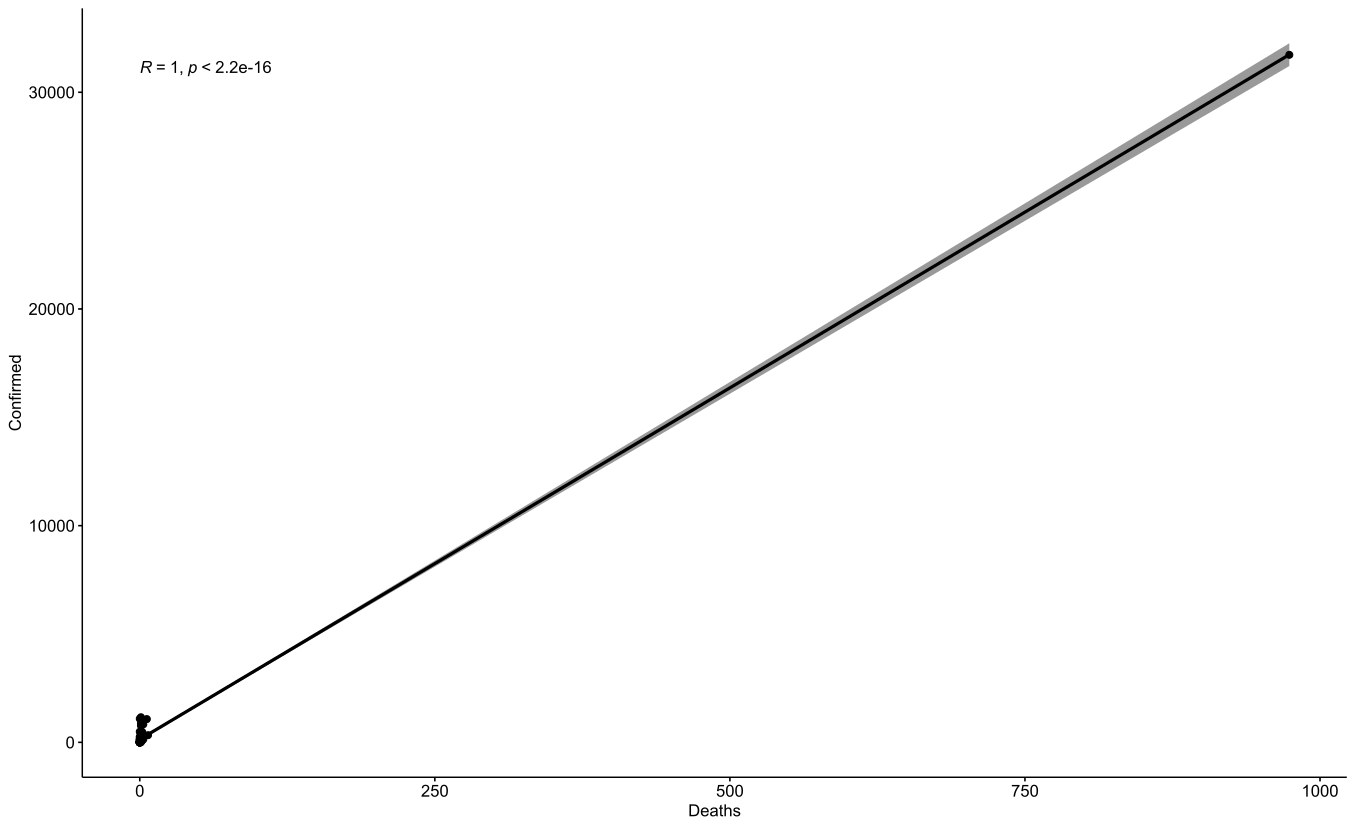

R code for this plot:

#Author: Amrinder Singh, Date: Janurary 31,2026, Purpose: Perform the correlation test for assignment

library("ggpubr")

#loading data for testing 

my_data <- read.csv("02-10-2020_1930.csv")

# applying function
result <- cor.test(my_data$Confirmed, my_data$Deaths, method = "pearson")

# get data
result

#Ploting the result
ggscatter(my_data, x = "Deaths", y = "Confirmed", add = "reg.line", conf.int = TRUE, cor.coef = TRUE, cor.method = "pearson", xlab = "Deaths", ylab = "Confirmed")

#Output

	Pearson's product-moment correlation

data:  my_data$Confirmed and my_data$Deaths
t = 119.11, df = 70, p-value < 2.2e-16
alternative hypothesis: true correlation is not equal to 0
95 percent confidence interval:
 0.9960631 0.9984661
sample estimates:
      cor 
0.9975423 
